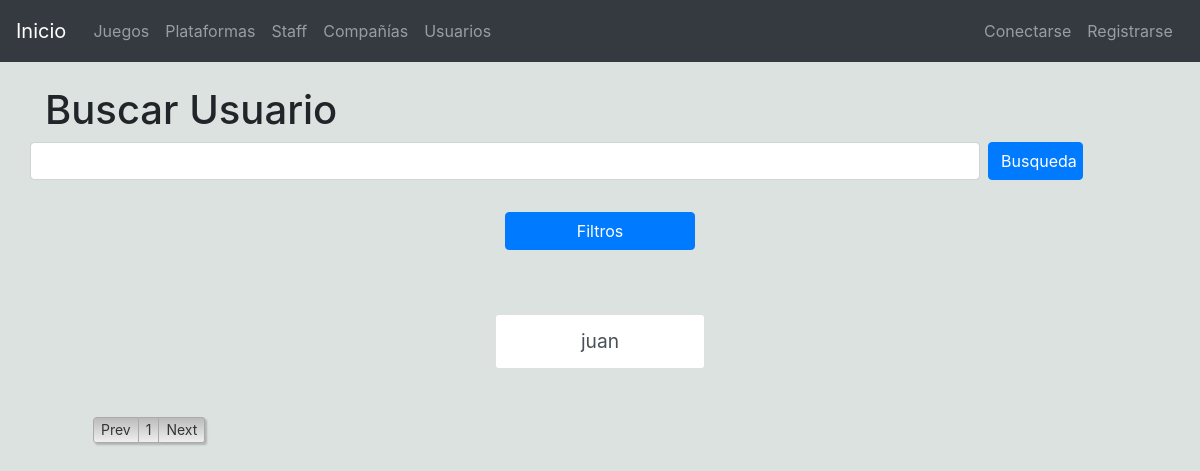
Before: /pages/listadoUsuarios.php with the older database file.
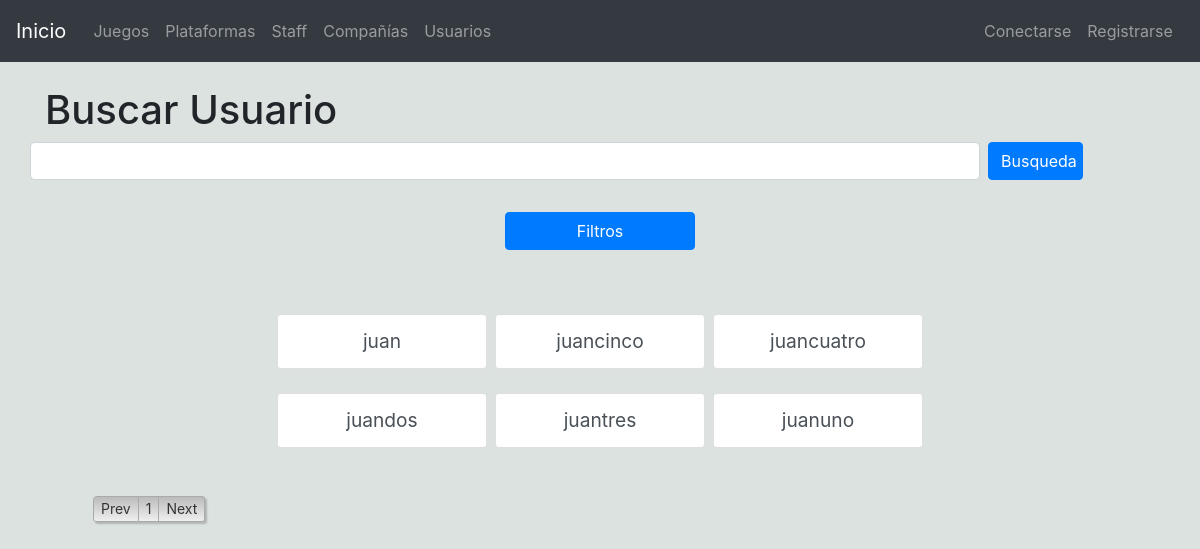
After: the same page with the newer database file.
### tables this page shows
CREATE TABLE `cuentas` (
  `ID` int(6) NOT NULL,
  `NOMBRE` varchar(40) NOT NULL,
  `PASSWORD` varchar(40) NOT NULL,
  `EMAIL` varchar(50) NOT NULL,
  `registro` date NOT NULL,
  `tipo` int(1) NOT NULL,
  `clave` varchar(100) DEFAULT NULL
);

### pages/listadoUsuarios.php (the view, shortened to what this page needs)
<?php
include("../utilities/utilities.php");
cabecera("Usuarios");
navBar();
$miconexion=connectDB();
$limit=9;
if (isset($_GET["page"])) { $page  = $_GET["page"]; } else { $page=1; };
$start_from = ($page-1) * $limit;
$resPorTabla=$limit/3;
$sql="SELECT id, nombre from cuentas order by nombre LIMIT $start_from, $limit";
$select=$miconexion->prepare($sql);
$select->execute();
$filaCuentas=$select->fetchAll(PDO::FETCH_ASSOC);
?>
<div id="busqueda">
    <h1>Buscar Usuario</h1>
    <div class="form-group row">
        <input type="text" class="form-control col-10" id="txtBusqueda" placeholder="" name="txtBusqueda">
        <input type="button" id="btnBusqueda" class="btn btn-primary col-1 ml-2" value="Busqueda" />
    </div>
    <div class="form-group row">
        <input type="button" id="btnFiltro" class="btn btn-primary col-2 offset-5 text-center my-3" value="Filtros" />
    </div>
</div>
<div id="listado" class="col-12 mt-5">
    <?php
        $i=0;
        echo '<div class="list-inline text-center col-12">';
        foreach($filaCuentas as $fila)
        {
            if($i==$resPorTabla)
            {
                echo '</div>';
                echo '<div class="list-inline text-center col-12">';
                echo "<br>";
                $i=0;
            }
            $idActual=$fila["id"];
            echo '<li class="list-inline-item elementoListado"><a href="perfil.php?id='.$idActual.'" class="list-group-item list-group-item-action">'.$fila["nombre"].'</a></li>';
            $i++;
        }
        echo '</div>';
    ?>
</div>
<div id="paginacion" class="mt-5 ml-5">
    <?php
    $sqlCount="Select count(id) as num from cuentas";
    $select = $miconexion->prepare($sqlCount);
    $select->execute();
    $fila=$select->fetch(PDO::FETCH_ASSOC);
    $numRes=$fila["num"];
    $numPag=ceil($numRes / $limit);
    $pagLink = "<nav><ul class='pagination'>";
    for ($i=1; $i<=$numPag; $i++) {
                    $pagLink .= "<li class='page-item'><a  class='page-link' href='listadoUsuarios.php?page=".$i."'>".$i."</a></li>";
    };
    echo $pagLink . "</ul></nav>";
    ?>
</div>
<?php
pie();
?>

### utilities/utilities.php (shortened to what this page needs)
<?php
function navBar()
{
  $cabecera='
  <body>
  <nav class="navbar navbar-expand-md bg-dark navbar-dark">
  <a class="navbar-brand" href="../index.php">Inicio</a>
  <button class="navbar-toggler" type="button" data-toggle="collapse" data-target="#collapsibleNavbar">
    <span class="navbar-toggler-icon"></span>
  </button>
  <div class="collapse navbar-collapse" id="collapsibleNavbar">
    <ul class="navbar-nav">
      <li class="nav-item">
        <a class="nav-link" href="listadoJuego.php">Juegos</a>
      </li>
      <li class="nav-item">
        <a class="nav-link" href="listadoPlat.php">Plataformas</a>
      </li>
      <li class="nav-item">
        <a class="nav-link" href="listadoStaff.php">Staff</a>
      </li>
      <li class="nav-item">
        <a class="nav-link" href="listadoCompany.php">Compañías</a>
      </li>
      <li class="nav-item">
        <a class="nav-link" href="listadoUsuarios.php">Usuarios</a>
      </li>';
      $cabecera.='
    </ul>';
    if(!isset($_SESSION["tipo"]))
    {
      $cabecera.='
    <ul class="nav navbar-nav ml-auto">
      <li class="nav-item">
        <a class="nav-link" href="login.php">Conectarse</a>
      </li>
      <li class="nav-item">
        <a class="nav-link" href="registrarse.php">Registrarse</a>
      </li>
    </ul>';
    }
    $cabecera.='
    </div>
    </nav>
    <br>
    <div class="container">';
    echo $cabecera;
}
function cabecera($titulo)
{
  $cabecera='<!DOCTYPE html>
<html>
<head>
<meta charset="utf-8">
<meta name="viewport" content="width=device-width, initial-scale=1">
<link rel="stylesheet" href="https://maxcdn.bootstrapcdn.com/bootstrap/4.0.0/css/bootstrap.min.css">
<script src="https://ajax.googleapis.com/ajax/libs/jquery/3.3.1/jquery.min.js"></script>
<script src="https://cdnjs.cloudflare.com/ajax/libs/popper.js/1.12.9/umd/popper.min.js"></script>
<script src="https://maxcdn.bootstrapcdn.com/bootstrap/4.0.0/js/bootstrap.min.js"></script>
<link rel="stylesheet" href="https://code.jquery.com/ui/1.12.1/themes/base/jquery-ui.css">
<script src="https://code.jquery.com/ui/1.12.1/jquery-ui.min.js"></script>
<link rel="stylesheet" type="text/css" href="https://cdn.datatables.net/v/bs4/dt-1.10.16/cr-1.4.1/datatables.min.css"/>
<link rel="stylesheet" href="../css/css01.css">
<link rel="stylesheet" href="../css/css02.css">
<script type="text/javascript" src="../js/utilities.js"></script>
<title>'.$titulo.'</title>
</head>';
    echo $cabecera;
}
function pie()
{
  echo '
  </div>
  </body>
  </html>';
}
?>

### css/css01.css (style rules this page uses)
body { background-color: #dce2df; }
.navbar-nav { padding: .2em; }
p, li:not(.nav-item) { font-size:1.2em; }
a { text-decoration: none; }
.elementoListado { width: 20%; }

### css/css02.css (style rules this page uses)
ul.simple-pagination { list-style: none; }
.simple-pagination { display: block; overflow: hidden; padding: 0 5px 5px 0; margin: 0; }

Changed rows visible on the page:
added cuentas: NOMBRE "juancinco"
added cuentas: NOMBRE "juancuatro"
added cuentas: NOMBRE "juandos"
added cuentas: NOMBRE "juantres"
added cuentas: NOMBRE "juanuno"
